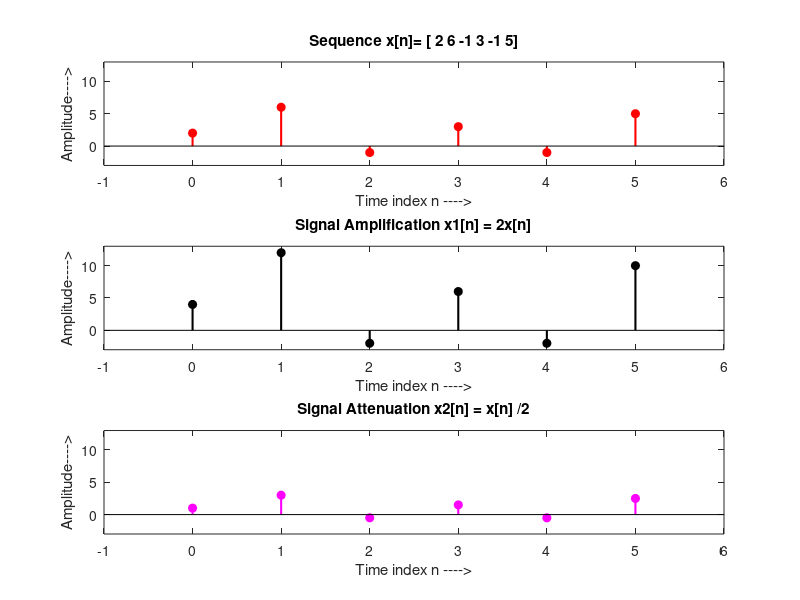

This chart was generated by the following MATLAB code:


%  Program V2_5 

%%%Demo: Amplitude Scaling / Scalar Multiplication: Amplification and Attenuation

%%% Developed by Dr. M. Venu Gopala Rao, 
%%% Email: mvgr03@kluniversity.in,  mvgr03@gmail.com,


clear all; close all; clc;

%%% =========================================================

% 
x = [ 2 6 -1 3 -1 5]; %n1 = -2:3;
n = 0:5;

%%% Scalar Multiplication x3 = k*x1, where k is a scaler quantity

%%% Signal Amplification
x1 = 2*x;

%%% Signal Attenuation
x2 = x/2;

figure();
subplot(3,1,1); stem(n, x, 'r', 'fill', 'LineWidth', 1.5);
title('Sequence x[n]= [ 2 6 -1 3 -1 5]'); % grid on;
xlabel('Time index n ---->'); ylabel('Amplitude---->');
% axis([-1 6 -1.5 7]);
axis([-1 6 -3 13]);

subplot(3,1,2); stem(n, x1, 'k', 'fill', 'LineWidth', 1.5);
title('Signal Amplification x1[n] = 2x[n]'); % grid on;
xlabel('Time index n ---->'); ylabel('Amplitude---->');
axis([-1 6 -3 13]);

subplot(3,1,3); stem(n, x2, 'm', 'fill', 'LineWidth', 1.5);
title('Signal Attenuation x2[n] = x[n] /2'); % grid on;
xlabel('Time index n ---->'); ylabel('Amplitude---->');
% axis([-1 6 -1.5 4]);
axis([-1 6 -3 13]);

